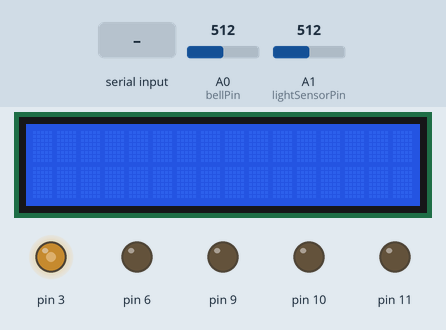
Recording of a sketch running on a simulated Arduino Uno, built with avr-gcc and run on an emulated ATmega328P. On the bench: 16×2 character LCD, output pins drawn as LEDs (lit = HIGH). The test bench sets the inputs (shaded band); at power-on: A0 (bellPin) = 512, A1 (lightSensorPin) = 512.

Above: at 1.2 s.
1.3 s: "BACK \n" received over the second serial link
At 1.7 s:
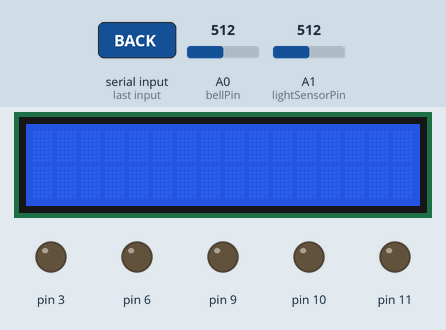
Timing chart, 0 to 4.3 s (numbered marks = the images above; inputs shaded):
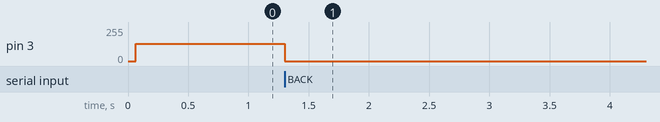

Measured:
- after the input at 1.3 s, pin 3: 128/255 → 0/255 at once

The sketch:

moodbell.ino
```cpp
#include <SoftwareSerial.h>
#include <LiquidCrystal.h>
#include "Led.h"

#define DEVICE_SIGNATURE "MOODBELL 1.0"

SoftwareSerial bt(7, 8); // RX, TX
LiquidCrystal lcd(12, 13, 4, 2, 1, 0);

Led red(6);
Led yellow(9);
Led green(10);
Led blue(11);
Led backlight(3);

const int lightSensorPin = A1;
const int lightSensorReadIntervalMs = 1000;
const int lightSensorTolerance = 16;
int lightSensorLastReading = -lightSensorTolerance;
unsigned long lightSensorReadTime = 0;

const int bellPin = A0;
const unsigned long ringThrottleTimeMs = 2000;
unsigned long ringing = 0;

char inputCommand[48];
int inputPtr = 0;

void setup() {
  bt.begin(9600);
  lcd.begin(16, 2);
  backlight.pwm(128);
}

void loop() {
  processLightInput();
  processBellInput();
  processBluetoothInput();
}

void processLightInput() {
  unsigned long now = millis();
  if (now - lightSensorReadTime < lightSensorReadIntervalMs) {
    return;
  }
  lightSensorReadTime = now;
  int light = analogRead(lightSensorPin);
  if (abs(lightSensorLastReading - light) < lightSensorTolerance) {
    return;
  }
  bt.print("LIGHT ");
  bt.println(light);
  lightSensorLastReading = light;
}

void processBellInput() {
  unsigned long now = millis();
  if (ringing && now - ringing <= ringThrottleTimeMs) {
    return;
  }
  if (analogRead(bellPin) > 500) {
    ringing = now;
    bt.println("RING");
  } else {
    ringing = 0;
  }
}

void processBluetoothInput() {
  while (bt.available()) {
    char i = bt.read();
    if (i == '\n') {
      inputCommand[inputPtr] = 0;
      processCommand(inputCommand);
      inputPtr = 0;
    } else {
      inputCommand[inputPtr++] = i;
      if (inputPtr >= sizeof inputCommand) {
        inputPtr = 0;
      }
    }
  }
}

void processCommand(const char* command) {
  if (!strncmp(command, "TXT ", 4)) {
    setText(command + 4);
  } else if (!strncmp(command, "LED ", 4) && strlen(command) > 6) {
    setLed(command + 4);
  } else if (!strncmp(command, "BACK ", 5)) {
    setBacklight(command + 5);
  } else if (!strcmp(command, "HELLO")) {
    handshake();
  }
}

void setText(const char* text) {
  lcd.clear();
  lcd.print(text);
  if (strlen(text) > 16) {
    lcd.setCursor(0, 1);
    lcd.print(text + 16);
  }
}

void setLed(const char* input) {
  char led = input[0];
  int value = atoi(input + 2);
  switch (led) {
  case 'R':
    red.pwm(value);
    break;
  case 'G':
    green.pwm(value);
    break;
  case 'B':
    blue.pwm(value);
    break;
  case 'Y':
    yellow.pwm(value);
    break;
  }
}

void setBacklight(const char* input) {
  backlight.pwm(atoi(input));
}

void handshake() {
  bt.println(DEVICE_SIGNATURE);
  lightSensorLastReading = -lightSensorTolerance;
  ringing = 0;
}
```

led.h
```cpp
class Led
{
  char _pin;

public:
  Led(char p) : _pin(p) {
    pinMode(_pin, OUTPUT);
  }

  void on() {
    digitalWrite(_pin, HIGH);
  }

  void off() {
    digitalWrite(_pin, LOW);
  }

  void pwm(unsigned char v) {
    analogWrite(_pin, v);
  }
};

class RgbLed
{
  Led _r, _g, _b;

public:
  RgbLed(char r, char g, char b) : _r(r), _g(g), _b(b) { }

  void set(unsigned char r, unsigned char g, unsigned char b) {
    _r.pwm(r);
    _g.pwm(g);
    _b.pwm(b);
  }

  void set(unsigned long rgb) {
    set((rgb >> 16) & 0xFF, (rgb >> 8) & 0xFF, rgb & 0xFF);
  }

  enum Color : unsigned long {
    off    = 0x000000,
    white  = 0xFFFFFF,
    red    = 0xFF0000,
    green  = 0x00FF00,
    blue   = 0x0000FF,
    yellow = 0xAABB00,
    purple = 0x800080
  };
};
```
